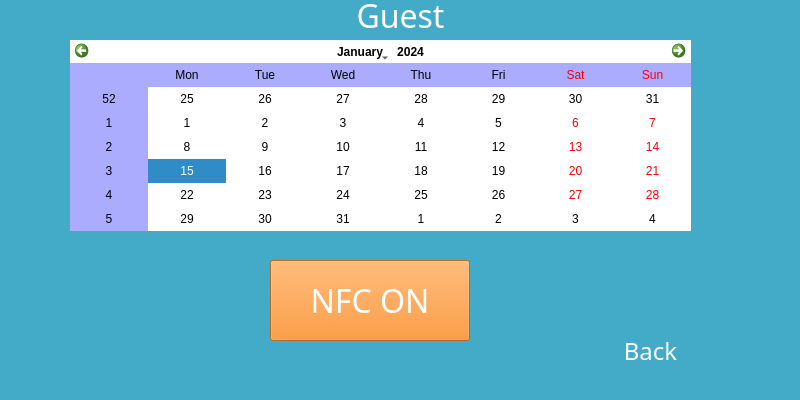
<?xml version="1.0" encoding="UTF-8"?>
<ui version="4.0">
 <class>Form</class>
 <widget class="QWidget" name="Form">
  <property name="geometry">
   <rect>
    <x>0</x>
    <y>0</y>
    <width>800</width>
    <height>400</height>
   </rect>
  </property>
  <property name="windowTitle">
   <string>Form</string>
  </property>
  <property name="styleSheet">
   <string notr="true">background-color: rgb(67, 170, 199);</string>
  </property>
  <widget class="QCalendarWidget" name="calendarWidget">
   <property name="geometry">
    <rect>
     <x>70</x>
     <y>40</y>
     <width>621</width>
     <height>191</height>
    </rect>
   </property>
   <property name="styleSheet">
    <string notr="true">background-color: rgb(255, 255, 255);
alternate-background-color: rgba(102, 102, 255, 138);
color: rgb(0, 0, 0);</string>
   </property>
  </widget>
  <widget class="QLabel" name="label">
   <property name="geometry">
    <rect>
     <x>320</x>
     <y>-10</y>
     <width>161</width>
     <height>51</height>
    </rect>
   </property>
   <property name="font">
    <font>
     <family>Brush Script MT</family>
     <pointsize>24</pointsize>
    </font>
   </property>
   <property name="styleSheet">
    <string notr="true">color: rgb(255, 255, 255);</string>
   </property>
   <property name="text">
    <string>Guest</string>
   </property>
   <property name="alignment">
    <set>Qt::AlignCenter</set>
   </property>
  </widget>
  <widget class="QPushButton" name="btnBack">
   <property name="geometry">
    <rect>
     <x>580</x>
     <y>320</y>
     <width>141</width>
     <height>61</height>
    </rect>
   </property>
   <property name="font">
    <font>
     <family>BM Jua</family>
     <pointsize>18</pointsize>
    </font>
   </property>
   <property name="styleSheet">
    <string notr="true">color: rgb(255, 255, 255);</string>
   </property>
   <property name="text">
    <string>Back</string>
   </property>
   <property name="flat">
    <bool>true</bool>
   </property>
  </widget>
  <widget class="QPushButton" name="btnAccept">
   <property name="geometry">
    <rect>
     <x>270</x>
     <y>260</y>
     <width>200</width>
     <height>81</height>
    </rect>
   </property>
   <property name="palette">
    <palette>
     <active>
      <colorrole role="WindowText">
       <brush brushstyle="SolidPattern">
        <color alpha="255">
         <red>255</red>
         <green>255</green>
         <blue>255</blue>
        </color>
       </brush>
      </colorrole>
      <colorrole role="Button">
       <brush brushstyle="SolidPattern">
        <color alpha="196">
         <red>253</red>
         <green>128</green>
         <blue>8</blue>
        </color>
       </brush>
      </colorrole>
      <colorrole role="Midlight">
       <brush brushstyle="SolidPattern">
        <color alpha="255">
         <red>255</red>
         <green>255</green>
         <blue>255</blue>
        </color>
       </brush>
      </colorrole>
      <colorrole role="Text">
       <brush brushstyle="SolidPattern">
        <color alpha="255">
         <red>255</red>
         <green>255</green>
         <blue>255</blue>
        </color>
       </brush>
      </colorrole>
      <colorrole role="ButtonText">
       <brush brushstyle="SolidPattern">
        <color alpha="255">
         <red>255</red>
         <green>255</green>
         <blue>255</blue>
        </color>
       </brush>
      </colorrole>
      <colorrole role="Base">
       <brush brushstyle="SolidPattern">
        <color alpha="196">
         <red>253</red>
         <green>128</green>
         <blue>8</blue>
        </color>
       </brush>
      </colorrole>
      <colorrole role="Window">
       <brush brushstyle="SolidPattern">
        <color alpha="196">
         <red>253</red>
         <green>128</green>
         <blue>8</blue>
        </color>
       </brush>
      </colorrole>
      <colorrole role="PlaceholderText">
       <brush brushstyle="NoBrush">
        <color alpha="128">
         <red>255</red>
         <green>255</green>
         <blue>255</blue>
        </color>
       </brush>
      </colorrole>
     </active>
     <inactive>
      <colorrole role="WindowText">
       <brush brushstyle="SolidPattern">
        <color alpha="255">
         <red>255</red>
         <green>255</green>
         <blue>255</blue>
        </color>
       </brush>
      </colorrole>
      <colorrole role="Button">
       <brush brushstyle="SolidPattern">
        <color alpha="196">
         <red>253</red>
         <green>128</green>
         <blue>8</blue>
        </color>
       </brush>
      </colorrole>
      <colorrole role="Midlight">
       <brush brushstyle="SolidPattern">
        <color alpha="255">
         <red>255</red>
         <green>255</green>
         <blue>255</blue>
        </color>
       </brush>
      </colorrole>
      <colorrole role="Text">
       <brush brushstyle="SolidPattern">
        <color alpha="255">
         <red>255</red>
         <green>255</green>
         <blue>255</blue>
        </color>
       </brush>
      </colorrole>
      <colorrole role="ButtonText">
       <brush brushstyle="SolidPattern">
        <color alpha="255">
         <red>255</red>
         <green>255</green>
         <blue>255</blue>
        </color>
       </brush>
      </colorrole>
      <colorrole role="Base">
       <brush brushstyle="SolidPattern">
        <color alpha="196">
         <red>253</red>
         <green>128</green>
         <blue>8</blue>
        </color>
       </brush>
      </colorrole>
      <colorrole role="Window">
       <brush brushstyle="SolidPattern">
        <color alpha="196">
         <red>253</red>
         <green>128</green>
         <blue>8</blue>
        </color>
       </brush>
      </colorrole>
      <colorrole role="PlaceholderText">
       <brush brushstyle="NoBrush">
        <color alpha="128">
         <red>255</red>
         <green>255</green>
         <blue>255</blue>
        </color>
       </brush>
      </colorrole>
     </inactive>
     <disabled>
      <colorrole role="WindowText">
       <brush brushstyle="SolidPattern">
        <color alpha="255">
         <red>255</red>
         <green>255</green>
         <blue>255</blue>
        </color>
       </brush>
      </colorrole>
      <colorrole role="Button">
       <brush brushstyle="SolidPattern">
        <color alpha="196">
         <red>253</red>
         <green>128</green>
         <blue>8</blue>
        </color>
       </brush>
      </colorrole>
      <colorrole role="Midlight">
       <brush brushstyle="SolidPattern">
        <color alpha="255">
         <red>255</red>
         <green>255</green>
         <blue>255</blue>
        </color>
       </brush>
      </colorrole>
      <colorrole role="Text">
       <brush brushstyle="SolidPattern">
        <color alpha="255">
         <red>255</red>
         <green>255</green>
         <blue>255</blue>
        </color>
       </brush>
      </colorrole>
      <colorrole role="ButtonText">
       <brush brushstyle="SolidPattern">
        <color alpha="255">
         <red>255</red>
         <green>255</green>
         <blue>255</blue>
        </color>
       </brush>
      </colorrole>
      <colorrole role="Base">
       <brush brushstyle="SolidPattern">
        <color alpha="196">
         <red>253</red>
         <green>128</green>
         <blue>8</blue>
        </color>
       </brush>
      </colorrole>
      <colorrole role="Window">
       <brush brushstyle="SolidPattern">
        <color alpha="196">
         <red>253</red>
         <green>128</green>
         <blue>8</blue>
        </color>
       </brush>
      </colorrole>
      <colorrole role="PlaceholderText">
       <brush brushstyle="NoBrush">
        <color alpha="128">
         <red>255</red>
         <green>255</green>
         <blue>255</blue>
        </color>
       </brush>
      </colorrole>
     </disabled>
    </palette>
   </property>
   <property name="font">
    <font>
     <family>BM Jua</family>
     <pointsize>24</pointsize>
    </font>
   </property>
   <property name="styleSheet">
    <string notr="true">color: rgb(255, 255, 255);
background-color: rgba(253, 128, 8, 196);
</string>
   </property>
   <property name="text">
    <string>NFC ON</string>
   </property>
  </widget>
  <zorder>label</zorder>
  <zorder>calendarWidget</zorder>
  <zorder>btnBack</zorder>
  <zorder>btnAccept</zorder>
 </widget>
 <resources/>
 <connections/>
</ui>
